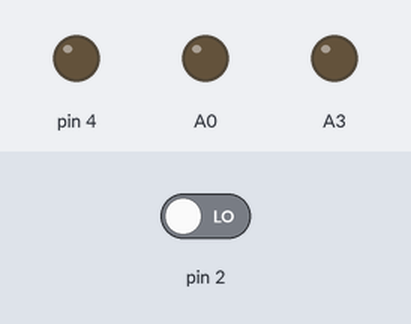
The sketch below on a simulated Arduino Uno, built with avr-gcc and run on an emulated ATmega328P. Parts: output pins drawn as LEDs (lit = HIGH). The inputs (shaded band) are chosen by the test bench; at power-on: pin 2 LOW. What the sketch prints to the serial monitor is not drawn.

Above: at 1.2 s.
1.3 s: pin 2 driven HIGH
At 2.2 s:
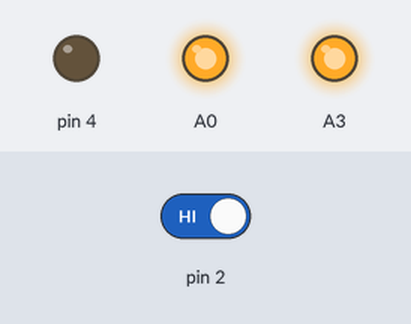
Timing chart, 0 to 4.3 s (numbered marks = the images above; inputs shaded):
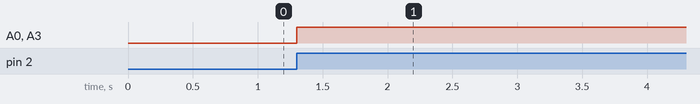

The sketch:

motormove.ino
```cpp
/* Two motor arm
 *  Oscar Alvarez
 */

void setup() {
  Serial.begin(9600);
  pinMode(4,OUTPUT);
  pinMode(2,INPUT);
  pinMode(A0,OUTPUT);
  pinMode(A3,OUTPUT);
  Serial.println("Object On\n");
}

void loop() {
  int buttonval=digitalRead(2);
  if (buttonval>LOW) {
    int mot1spd=500; // Controls motor 1's speed
    int mot2spd=400; // Controls motor 2's speed
    analogWrite(A0,mot1spd);
    analogWrite(A3,mot2spd);
  }

}
```

Measured:
- after the input at 1.3 s, A0, A3: LOW → HIGH at once
